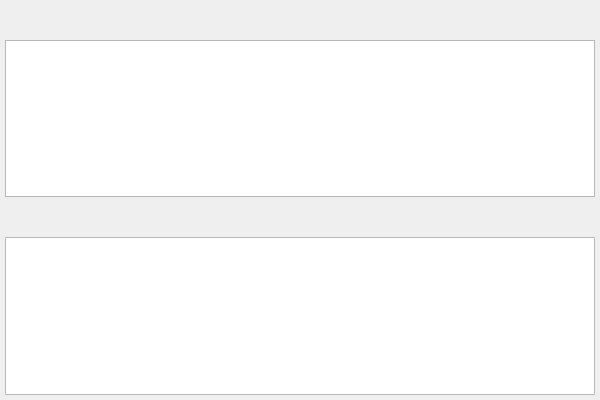
<?xml version="1.0" encoding="UTF-8"?>
<ui version="4.0">
 <class>RemoteSessionLog</class>
 <widget class="QWidget" name="RemoteSessionLog">
  <property name="geometry">
   <rect>
    <x>0</x>
    <y>0</y>
    <width>600</width>
    <height>400</height>
   </rect>
  </property>
  <property name="minimumSize">
   <size>
    <width>0</width>
    <height>0</height>
   </size>
  </property>
  <property name="maximumSize">
   <size>
    <width>16777215</width>
    <height>16777215</height>
   </size>
  </property>
  <property name="windowTitle">
   <string>RemoteSessionLog</string>
  </property>
  <property name="styleSheet">
   <string notr="true"/>
  </property>
  <layout class="QGridLayout" name="gridLayout">
   <property name="leftMargin">
    <number>5</number>
   </property>
   <property name="topMargin">
    <number>5</number>
   </property>
   <property name="rightMargin">
    <number>5</number>
   </property>
   <property name="bottomMargin">
    <number>5</number>
   </property>
   <property name="spacing">
    <number>5</number>
   </property>
   <item row="1" column="0">
    <widget class="QTextBrowser" name="textBrowser">
     <property name="html">
      <string>&lt;!DOCTYPE HTML PUBLIC &quot;-//W3C//DTD HTML 4.0//EN&quot; &quot;http://www.w3.org/TR/REC-html40/strict.dtd&quot;&gt;
&lt;html&gt;&lt;head&gt;&lt;meta name=&quot;qrichtext&quot; content=&quot;1&quot; /&gt;&lt;meta charset=&quot;utf-8&quot; /&gt;&lt;style type=&quot;text/css&quot;&gt;
p, li { white-space: pre-wrap; }
hr { height: 1px; border-width: 0; }
li.unchecked::marker { content: &quot;\2610&quot;; }
li.checked::marker { content: &quot;\2612&quot;; }
&lt;/style&gt;&lt;/head&gt;&lt;body style=&quot; font-family:'Microsoft YaHei UI'; font-size:9pt; font-weight:400; font-style:normal;&quot;&gt;
&lt;p style=&quot;-qt-paragraph-type:empty; margin-top:0px; margin-bottom:0px; margin-left:0px; margin-right:0px; -qt-block-indent:0; text-indent:0px;&quot;&gt;&lt;br /&gt;&lt;/p&gt;&lt;/body&gt;&lt;/html&gt;</string>
     </property>
    </widget>
   </item>
   <item row="3" column="0">
    <widget class="QTextEdit" name="textEdit"/>
   </item>
   <item row="2" column="0">
    <widget class="QWidget" name="widget" native="true">
     <property name="minimumSize">
      <size>
       <width>0</width>
       <height>30</height>
      </size>
     </property>
     <layout class="QHBoxLayout" name="horizontalLayout">
      <property name="spacing">
       <number>10</number>
      </property>
      <property name="leftMargin">
       <number>0</number>
      </property>
      <property name="topMargin">
       <number>0</number>
      </property>
      <property name="rightMargin">
       <number>0</number>
      </property>
      <property name="bottomMargin">
       <number>0</number>
      </property>
      <item>
       <widget class="QtMaterialRaisedButton" name="button_clear" native="true">
        <property name="minimumSize">
         <size>
          <width>80</width>
          <height>25</height>
         </size>
        </property>
        <property name="maximumSize">
         <size>
          <width>60</width>
          <height>25</height>
         </size>
        </property>
       </widget>
      </item>
      <item>
       <widget class="QtMaterialRaisedButton" name="button_save" native="true">
        <property name="minimumSize">
         <size>
          <width>80</width>
          <height>25</height>
         </size>
        </property>
        <property name="maximumSize">
         <size>
          <width>60</width>
          <height>25</height>
         </size>
        </property>
       </widget>
      </item>
      <item>
       <spacer name="horizontalSpacer">
        <property name="orientation">
         <enum>Qt::Orientation::Horizontal</enum>
        </property>
        <property name="sizeHint" stdset="0">
         <size>
          <width>40</width>
          <height>20</height>
         </size>
        </property>
       </spacer>
      </item>
      <item>
       <widget class="QtMaterialRaisedButton" name="button_submit_2" native="true">
        <property name="minimumSize">
         <size>
          <width>80</width>
          <height>25</height>
         </size>
        </property>
        <property name="maximumSize">
         <size>
          <width>60</width>
          <height>25</height>
         </size>
        </property>
       </widget>
      </item>
     </layout>
    </widget>
   </item>
   <item row="0" column="0">
    <widget class="QWidget" name="widget_2" native="true">
     <property name="minimumSize">
      <size>
       <width>0</width>
       <height>30</height>
      </size>
     </property>
     <layout class="QHBoxLayout" name="horizontalLayout_2">
      <property name="spacing">
       <number>10</number>
      </property>
      <property name="leftMargin">
       <number>0</number>
      </property>
      <property name="topMargin">
       <number>0</number>
      </property>
      <property name="rightMargin">
       <number>0</number>
      </property>
      <property name="bottomMargin">
       <number>0</number>
      </property>
      <item>
       <widget class="QtMaterialRaisedButton" name="button_edit" native="true">
        <property name="minimumSize">
         <size>
          <width>80</width>
          <height>25</height>
         </size>
        </property>
        <property name="maximumSize">
         <size>
          <width>60</width>
          <height>25</height>
         </size>
        </property>
       </widget>
      </item>
      <item>
       <widget class="QtMaterialRaisedButton" name="button_launch" native="true">
        <property name="minimumSize">
         <size>
          <width>50</width>
          <height>25</height>
         </size>
        </property>
        <property name="maximumSize">
         <size>
          <width>50</width>
          <height>25</height>
         </size>
        </property>
       </widget>
      </item>
      <item>
       <spacer name="horizontalSpacer_2">
        <property name="orientation">
         <enum>Qt::Orientation::Horizontal</enum>
        </property>
        <property name="sizeHint" stdset="0">
         <size>
          <width>40</width>
          <height>20</height>
         </size>
        </property>
       </spacer>
      </item>
     </layout>
    </widget>
   </item>
  </layout>
 </widget>
 <customwidgets>
  <customwidget>
   <class>QtMaterialRaisedButton</class>
   <extends>QWidget</extends>
   <header>qt_material_widgets/qtmaterialraisedbutton.h</header>
   <container>1</container>
  </customwidget>
 </customwidgets>
 <resources/>
 <connections/>
</ui>
